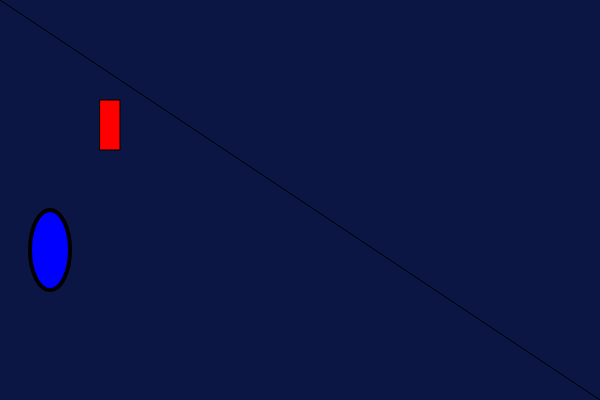
Frame 1 (no input)
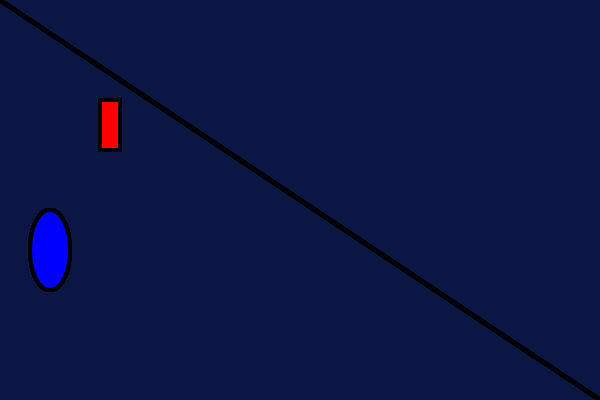
Frame 60 (no input)
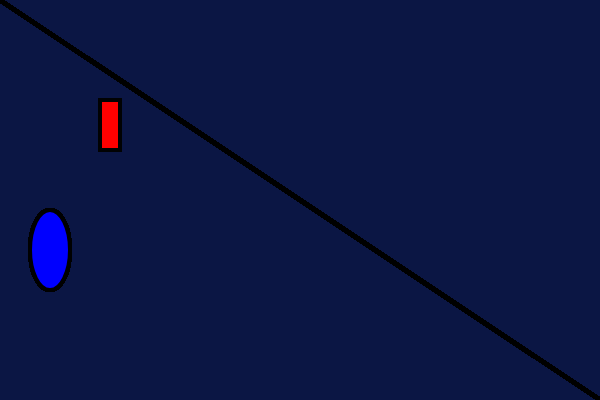
Frame 120 (the mouse pressed at the canvas centre since frame 60)

The p5.js sketch that drew these frames (run headless with seeded random() and noise() and a simulated clock; from frame 60 on, the mouse is pressed at the canvas centre):

// p5.js sketch
// ── sketch.js
function setup(){
    createCanvas(600,400);
    background(11,22,68);
}

function draw(){
    line(0,0,600,400);
    
    stroke(1,2,3);
    fill(255,0,0);
    rect(100,100,20,50);
    
    stroke(0,0,0);
    strokeWeight(4);
    fill(0,0,255);
    ellipse(50,250,40,80);
}
